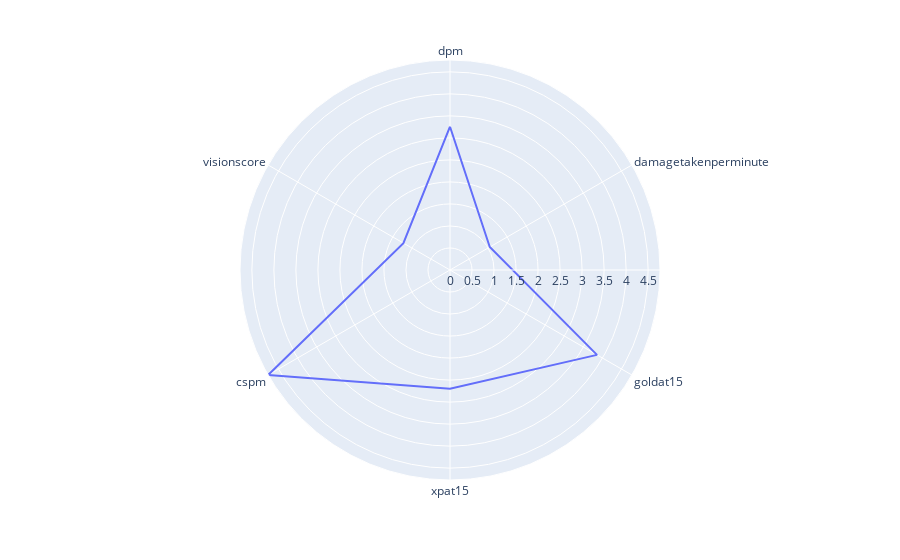

The code cell stored with this chart in its notebook:
### Code cell
import plotly.express as px

fig = px.line_polar(r=drx_spring_po_score.iloc[1].values , theta=drx_spring_po_score.iloc[1].index, line_close=True)

fig.show()

### Figure 1 — Plotly figure (JSON) as saved in the notebook; plotly's stock layout.template omitted (floating-point values rounded to 4 significant figures)
{"data": [{"hovertemplate": "r=%{r}<br>theta=%{theta}<extra></extra>", "legendgroup": "", "line": {"color": "#636efa", "dash": "solid"}, "marker": {"symbol": "circle"}, "mode": "lines", "name": "", "r": [3.255, 1.043, 3.855, 2.694, 4.769, 1.221, 3.255], "showlegend": false, "subplot": "polar", "theta": ["dpm", "damagetakenperminute", "goldat15", "xpat15", "cspm", "visionscore", "dpm"], "type": "scatterpolar"}], "layout": {"legend": {"tracegroupgap": 0}, "margin": {"t": 60}, "polar": {"angularaxis": {"direction": "clockwise", "rotation": 90}, "domain": {"x": [0, 1], "y": [0, 1]}}}}
